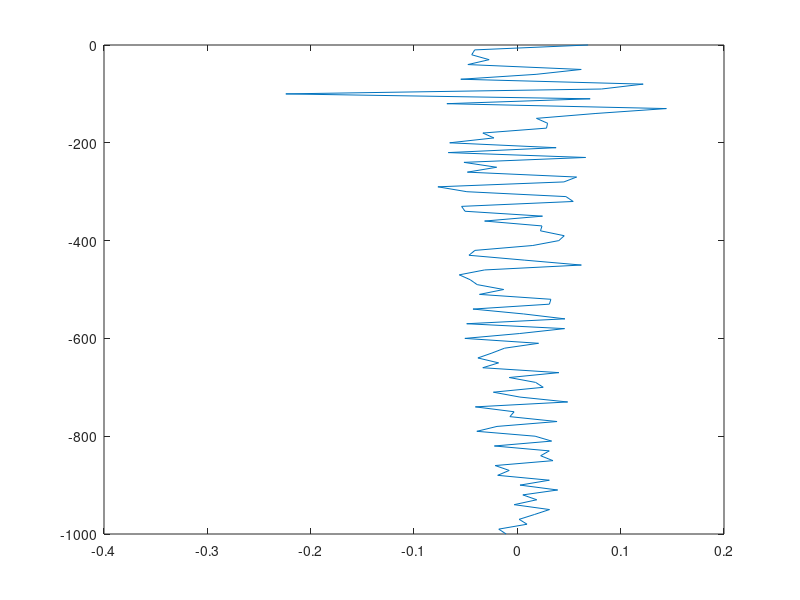

This chart was generated by the following MATLAB code:
# Test using fit
pofz = @(z,p) p(1)*tanh((z-p(2))/p(3))+p(4)*exp(z/p(5));
x = -1000:10:0;
p = [2,-100,30,20,1000];
T = pofz(x+(-.5+rand(size(x)))*mean(diff(x)),p);
[Tfit,pfit] = leasqr(x,T,p,pofz);
plot(T-Tfit,x);
